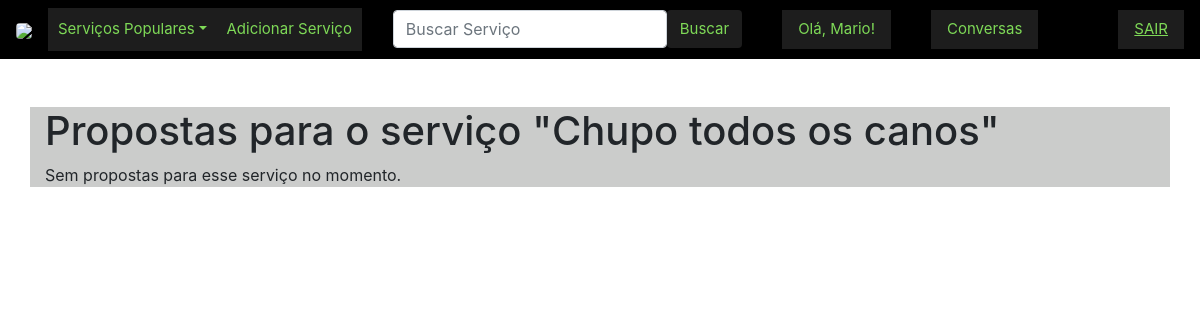
/servico/6/proposta/listar/ (signed in), run on an earlier commit of the app's database.
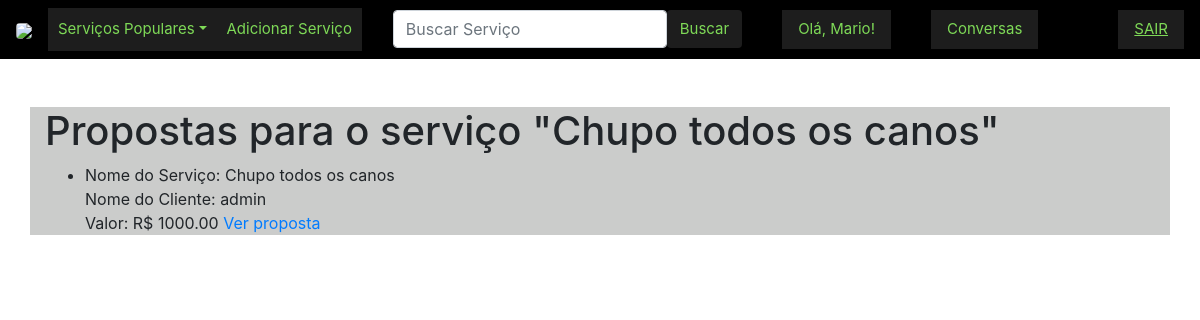
And on a later commit of the database.
### site_final/models.py (models this page shows, shortened)
class PropostaServico(models.Model):
    servico = models.ForeignKey(Servico, on_delete=models.CASCADE)
    autor = models.ForeignKey(User, related_name='propostas_feitas', on_delete=models.CASCADE)
    cliente = models.ForeignKey(User, related_name='propostas_recebidas', on_delete=models.CASCADE)
    valor_proposta = models.DecimalField(max_digits=10, decimal_places=2)
    aceita = models.BooleanField(null=True, blank=True)
    recusada = models.BooleanField(null=True, blank=True)

class Servico(models.Model):
    nome = models.CharField(max_length=100)
    descricao = models.TextField()
    autor = models.ForeignKey(User, on_delete=models.CASCADE)
    categoria = models.ForeignKey(Categoria, on_delete=models.CASCADE)
    subcategoria = models.ForeignKey(SubCategoria, on_delete=models.CASCADE)
    preco = models.DecimalField(max_digits=6, decimal_places=2, default=0.0)

### site_final/views.py (the view)
# urls.py: path('servico/<int:servico_id>/proposta/listar/', views.listar_propostas, name='listar_propostas'),
@login_required
def listar_propostas(request, servico_id):
    servico = get_object_or_404(Servico, pk=servico_id)
    if request.user == servico.autor:
        propostas = PropostaServico.objects.filter(servico=servico)
    else:
        propostas = PropostaServico.objects.filter(servico=servico, cliente=request.user)
    return render(request, 'servico/listar_propostas.html', {'propostas': propostas, 'servico': servico})

### site_final/context_processors.py (called while the page is built)
def categorias(request):
    categorias = Categoria.objects.all()
    cat=Categoria.objects.all()
    choices_dynamic = []
    for choice in cat:
        choices_dynamic.append(choice)
    return {'list_types': choices_dynamic}

### site_final/models.py (called while the page is built)
    def __str__(self):
        return self.nome

### site_final/templates/servico/listar_propostas.html (shortened to what this page needs)
    <!DOCTYPE html>
    <html lang="en">
    <head>
    </head>
    <body>
        {% extends 'base.html' %}
        {% block content %}
            <h1>Propostas para o serviço "{{ servico.nome }}"</h1>
            {% if propostas %}
                <ul>
                    {% for proposta in propostas %}
                        <li>
                            {% if request.user == servico.autor %}
                                Nome do Serviço: {{ proposta.servico.nome }} <br>
                                Nome do Cliente: {{ proposta.cliente.username }} <br>
                                Valor: R$ {{ proposta.valor_proposta }}
                                <a href="{% url 'proposta_detail' servico_id=servico.id proposta_id=proposta.pk %}">Ver proposta</a>
                            {% else %}
                                Nome do Serviço: {{ proposta.servico.nome }} <br>
                                Nome do Autor da Proposta: {{ proposta.autor.username }} <br>
                                Valor: R$ {{ proposta.valor_proposta }}
                                <a href="{% url 'proposta_detail' servico_id=servico.id proposta_id=proposta.pk %}">Ver proposta</a>
                            {% endif %}
                        </li>
                    {% empty %}
                        <li>Nenhuma proposta encontrada.</li>
                    {% endfor %}
                </ul>
            {% else %}
                <p>Sem propostas para esse serviço no momento.</p>
            {% endif %}
        {% endblock %}

What changed in the data, as far as the page shows it:
added PropostaServico: servico.nome "Chupo todos os canos", cliente.username "admin", valor_proposta "1000.00"
Also different on the page:
text no longer shown: "Sem propostas para esse serviço no momento."
